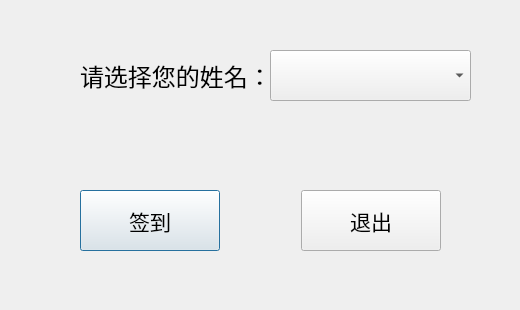
<?xml version="1.0" encoding="UTF-8"?>
<ui version="4.0">
 <class>student1</class>
 <widget class="QDialog" name="student1">
  <property name="geometry">
   <rect>
    <x>0</x>
    <y>0</y>
    <width>520</width>
    <height>310</height>
   </rect>
  </property>
  <property name="font">
   <font>
    <family>微软雅黑</family>
    <pointsize>16</pointsize>
   </font>
  </property>
  <property name="windowTitle">
   <string>学生签到</string>
  </property>
  <widget class="QWidget" name="horizontalLayoutWidget_2">
   <property name="geometry">
    <rect>
     <x>30</x>
     <y>50</y>
     <width>291</width>
     <height>51</height>
    </rect>
   </property>
   <layout class="QHBoxLayout" name="horizontalLayout_2" stretch="1,2,1">
    <item>
     <spacer name="horizontalSpacer_4">
      <property name="orientation">
       <enum>Qt::Horizontal</enum>
      </property>
      <property name="sizeHint" stdset="0">
       <size>
        <width>40</width>
        <height>20</height>
       </size>
      </property>
     </spacer>
    </item>
    <item>
     <widget class="QLabel" name="label">
      <property name="font">
       <font>
        <pointsize>18</pointsize>
       </font>
      </property>
      <property name="text">
       <string>请选择您的姓名：</string>
      </property>
     </widget>
    </item>
    <item>
     <spacer name="horizontalSpacer_5">
      <property name="orientation">
       <enum>Qt::Horizontal</enum>
      </property>
      <property name="sizeHint" stdset="0">
       <size>
        <width>40</width>
        <height>20</height>
       </size>
      </property>
     </spacer>
    </item>
   </layout>
  </widget>
  <widget class="QWidget" name="horizontalLayoutWidget">
   <property name="geometry">
    <rect>
     <x>10</x>
     <y>190</y>
     <width>501</width>
     <height>61</height>
    </rect>
   </property>
   <layout class="QHBoxLayout" name="horizontalLayout" stretch="1,2,1,2,1">
    <property name="spacing">
     <number>10</number>
    </property>
    <item>
     <spacer name="horizontalSpacer">
      <property name="orientation">
       <enum>Qt::Horizontal</enum>
      </property>
      <property name="sizeHint" stdset="0">
       <size>
        <width>40</width>
        <height>20</height>
       </size>
      </property>
     </spacer>
    </item>
    <item>
     <widget class="QPushButton" name="btn_check">
      <property name="sizePolicy">
       <sizepolicy hsizetype="Minimum" vsizetype="Expanding">
        <horstretch>0</horstretch>
        <verstretch>0</verstretch>
       </sizepolicy>
      </property>
      <property name="text">
       <string>签到</string>
      </property>
     </widget>
    </item>
    <item>
     <spacer name="horizontalSpacer_2">
      <property name="orientation">
       <enum>Qt::Horizontal</enum>
      </property>
      <property name="sizeHint" stdset="0">
       <size>
        <width>40</width>
        <height>20</height>
       </size>
      </property>
     </spacer>
    </item>
    <item>
     <widget class="QPushButton" name="btn_tea">
      <property name="sizePolicy">
       <sizepolicy hsizetype="Minimum" vsizetype="Minimum">
        <horstretch>0</horstretch>
        <verstretch>0</verstretch>
       </sizepolicy>
      </property>
      <property name="text">
       <string>退出</string>
      </property>
     </widget>
    </item>
    <item>
     <spacer name="horizontalSpacer_3">
      <property name="orientation">
       <enum>Qt::Horizontal</enum>
      </property>
      <property name="sizeHint" stdset="0">
       <size>
        <width>40</width>
        <height>20</height>
       </size>
      </property>
     </spacer>
    </item>
   </layout>
  </widget>
  <widget class="QComboBox" name="comboBox">
   <property name="geometry">
    <rect>
     <x>270</x>
     <y>50</y>
     <width>201</width>
     <height>51</height>
    </rect>
   </property>
   <property name="font">
    <font>
     <pointsize>18</pointsize>
    </font>
   </property>
  </widget>
  <widget class="QLabel" name="label_2">
   <property name="geometry">
    <rect>
     <x>30</x>
     <y>280</y>
     <width>54</width>
     <height>0</height>
    </rect>
   </property>
   <property name="text">
    <string/>
   </property>
  </widget>
 </widget>
 <resources/>
 <connections/>
</ui>
